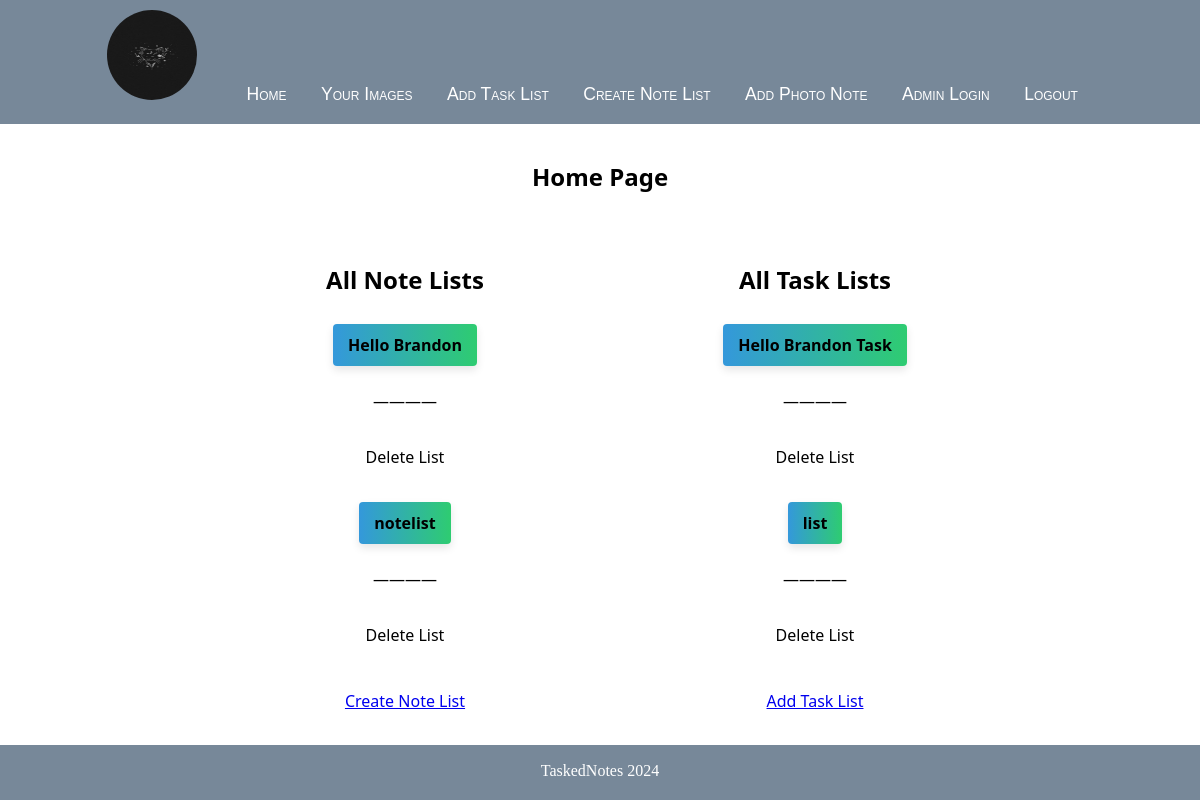
Page / (signed in) on the earlier database version.
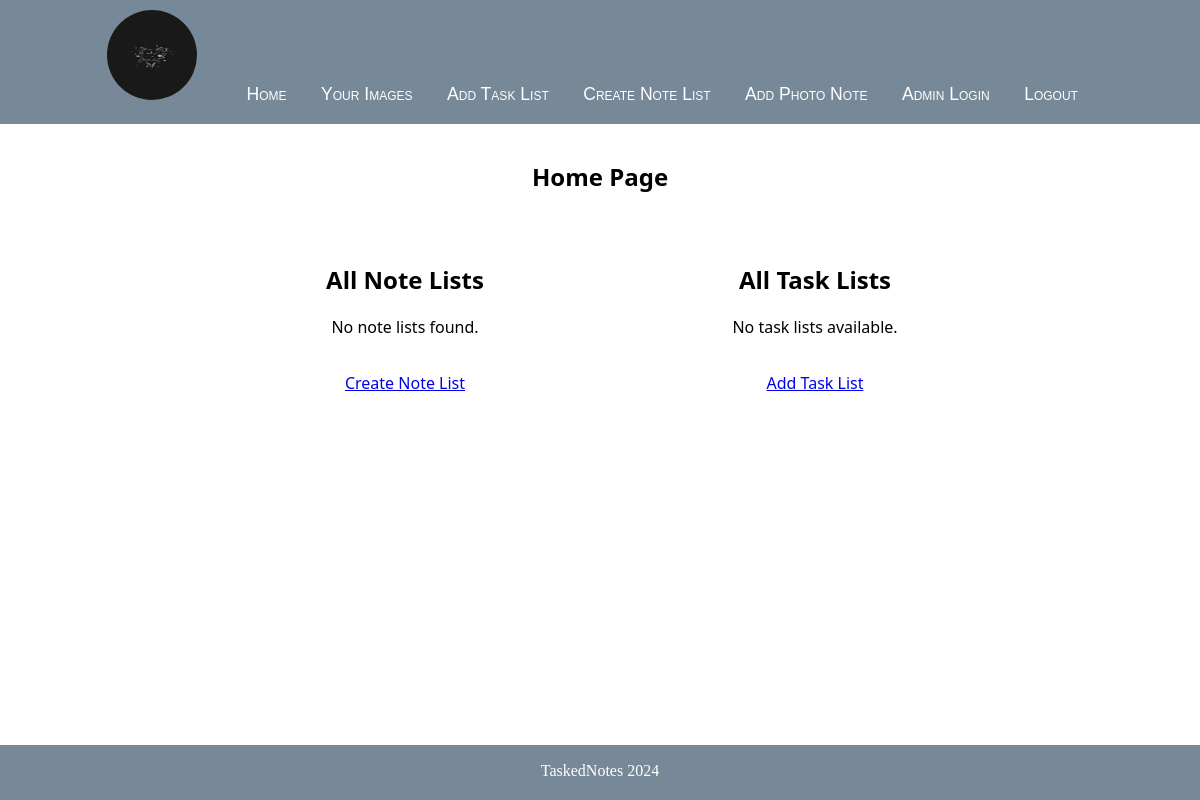
Same page on the later database version.
### notes/models.py (models this page shows, shortened)
class Notelist(models.Model):
    user = models.ForeignKey(User, on_delete=models.CASCADE)
    name = models.CharField(max_length=300)

class Tasklist(models.Model):
    user = models.ForeignKey(User, on_delete=models.CASCADE)
    name = models.CharField(max_length=255)

### notes/views.py (the view)
# urls.py: path('', home, name="home"),
@login_required
def home(request):
    note_lists = Notelist.objects.filter(user=request.user)
    task_lists = Tasklist.objects.filter(user=request.user)
    return render(request, 'notes/home.html', {'note_lists': note_lists, 'task_lists': task_lists})

### notes/context_processors.py (called while the page is built)
def user_profile_picture(request):
    if not request.user.is_authenticated:
        return {}
    else:
        profile_picture_url = request.user.userprofile.profile_picture.url if hasattr(request.user, 'user') and request.user.user.profile_picture else None
        return {'profile_picture_url': profile_picture_url}

### notes/templates/notes/home.html (shortened to what this page needs)
{% extends "notes/layout.html" %}
{% block content %}
<h2>Home Page</h2>
<div class="lists-wrapper">
    <div class="list-container">
        <h2>All Note Lists</h2>
        <div class="note-list-container">
            {% if note_lists %}
                <ul class="note-list">
                    {% for note_list in note_lists %}
                        <li class="note-list-item">
                            <a class="list-name-button" href="{% url 'addnote' note_list.id %}">{{ note_list.name }}</a>
                            <p>&nbsp;&nbsp; &mdash;&mdash;&mdash;&mdash; &nbsp;&nbsp;</p>
                            <a class="delete-button" href="{% url 'delete_notelist' note_list.id %}">Delete List</a>
                        </li>
                    {% endfor %}
                    <a href="{% url 'addnotelist' %}" class="add-button">Create Note List</a>
                </ul>
            {% else %}
                <p>No note lists found.</p>
                <a href="{% url 'addnotelist' %}" class="add-button">Create Note List</a>
            {% endif %}
        </div>
    </div>
    <div class="list-container">
        <h2>All Task Lists</h2>
        <div class="task-list-container">
            {% if task_lists %}
                <ul class="task-list">
                    {% for task_list in task_lists %}
                        <li class="task-list-item">
                            <a class="list-name-button" href="{% url 'addtask' task_list.id %}">{{ task_list.name }}</a>
                            <p>&nbsp;&nbsp; &mdash;&mdash;&mdash;&mdash; &nbsp;&nbsp;</p>
                            <a class="delete-button" href="{% url 'delete_tasklist' task_list.id %}">Delete List</a>
                        </li>
                    {% endfor %}
                    <a class="add-button" href="{% url 'addtasklist' %}">Add Task List</a>
                </ul>
            {% else %}
                <p>No task lists available.</p>
                <a class="add-button" href="{% url 'addtasklist' %}">Add Task List</a>
            {% endif %}
        </div>
    </div>
</div>
{% endblock %}

Differences in the rows shown:
removed Notelist: name "Hello Brandon"
removed Notelist: name "notelist"
removed Tasklist: name "Hello Brandon Task"
removed Tasklist: name "list"
Other differences:
text now shown: "No note lists found. No task lists available."
